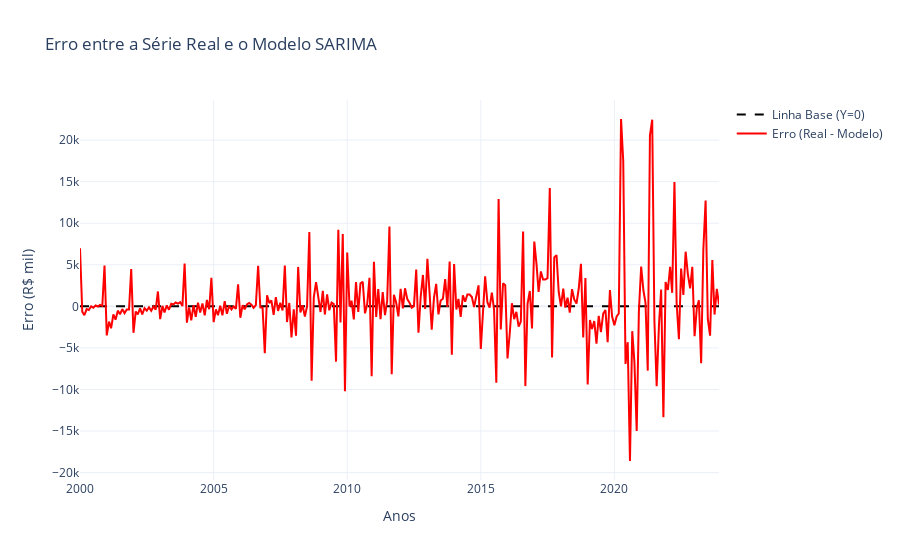

The cell this chart's notebook holds for it:
### Code cell
# Configurando para exibir no VS Code e no navegador
pio.renderers.default = "vscode"  # Para exibição no VS Code
# pio.renderers.default = "browser"  # Se quiser apenas no navegador

# Calculando a diferença entre a série real e o modelo ajustado
df_sarima['erro'] = df_sarima['Valor'] - df_sarima['fitted']

# Criando a figura
fig = go.Figure()

# Adicionando a linha fixa no Y = 0
fig.add_trace(go.Scatter(
    x=df_sarima.index,
    y=[0] * len(df_sarima),  # Linha fixa no zero
    mode='lines',
    name='Linha Base (Y=0)',
    line=dict(color='black', dash='dash')
))

# Adicionando a série de erros (diferença entre real e ajustado)
fig.add_trace(go.Scatter(
    x=df_sarima.index,
    y=df_sarima['erro'],
    mode='lines',
    name='Erro (Real - Modelo)',
    line=dict(color='red')
))

# Configurando o layout
fig.update_layout(
    title='Erro entre a Série Real e o Modelo SARIMA',
    xaxis_title='Anos',
    yaxis_title='Erro (R$ mil)',
    template='plotly_white',
    hovermode='x',
)

# Exibir gráfico no VS Code
fig.show()

# Exibir gráfico no navegador
pio.renderers.default = "browser"
fig.show()

### Figure 1 — Plotly figure (JSON) as saved in the notebook; plotly's stock layout.template omitted (floating-point values rounded to 4 significant figures; data arrays with more than 128 entries replaced by an {"elided": "..."} marker saying what was removed)
{"data": [{"line": {"color": "black", "dash": "dash"}, "mode": "lines", "name": "Linha Base (Y=0)", "type": "scatter", "x": {"elided": "288 str values"}, "y": {"elided": "288 int values"}}, {"line": {"color": "red"}, "mode": "lines", "name": "Erro (Real - Modelo)", "type": "scatter", "x": {"elided": "288 str values"}, "y": {"elided": "288 float values"}}], "layout": {"hovermode": "x", "title": {"text": "Erro entre a Série Real e o Modelo SARIMA"}, "xaxis": {"title": {"text": "Anos"}}, "yaxis": {"title": {"text": "Erro (R$ mil)"}}}}
